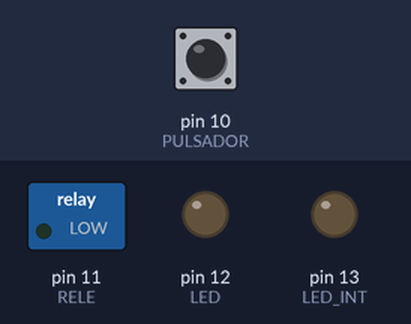
Simulated run of this sketch. Board: Arduino Uno, built with avr-gcc and run on an emulated ATmega328P. On the bench: switched loads named in the sketch (green lamp = pin HIGH), output pins drawn as LEDs (lit = HIGH). The inputs (shaded band) are chosen by the test bench; at power-on: pin 10 (PULSADOR) HIGH.

Above: at 1.6 s.
1.7 s: pin 10 (PULSADOR) pulled LOW for 0.5 s
At 2.8 s:
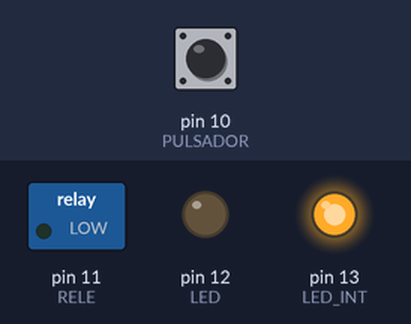
At 16.8 s:
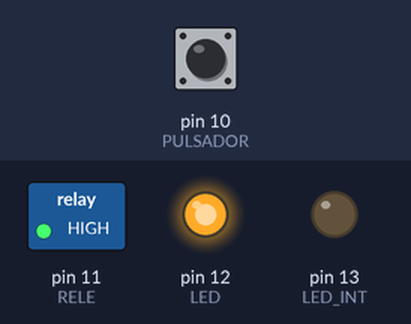
Timing chart, 0 to 17.5 s (numbered marks = the images above; inputs shaded):
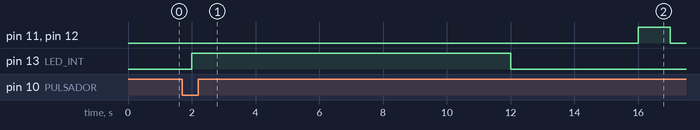

Measured:
- after the input at 1.7 s, pin 11 (RELE), pin 12 (LED): LOW → HIGH after 14.3 s, → LOW 1.0 s later; pin 13 (LED_INT): LOW → HIGH after 0.30 s, → LOW 10.0 s later

The sketch:

PRACTICA13.ino
```cpp
// C++ code
//
#define LED_INT 13
#define LED 12
#define RELE 11
#define PULSADOR 10
bool push;
void setup()
{
  //Definer como salidas os pins
  pinMode(LED_INT ,OUTPUT);
  pinMode(LED,OUTPUT);
  pinMode(RELE,OUTPUT);
  pinMode(PULSADOR,INPUT);//DEFINER COMO ENTRAD
}
void loop()
{
  push=digitalRead(PULSADOR);
    if(push==LOW)//*Cando o pulsador está premido,
     //*ircuíto non funciona
//*Cando non prememos o pulsador foncciona igual que prac 12
    {
  digitalWrite(LED_INT ,HIGH);
  delay(10000);//WAIT FOR 10000 MILLISECONDS
  digitalWrite(LED_INT,LOW);
  //apaga o lide pin10
  delay(4000);// Wait for 4000 millisecond(s)
  digitalWrite(LED,HIGH);// Permite iluminar una led
  digitalWrite(RELE, HIGH);// Obtener el estado del botón
  delay(1000);//Wait for 10000 millisecond(s)
  digitalWrite(LED,LOW);
  digitalWrite(RELE, LOW);
  delay(400); // Wait for 4000 millisecond(s)
}

else {
  delay(400);
}}
```
